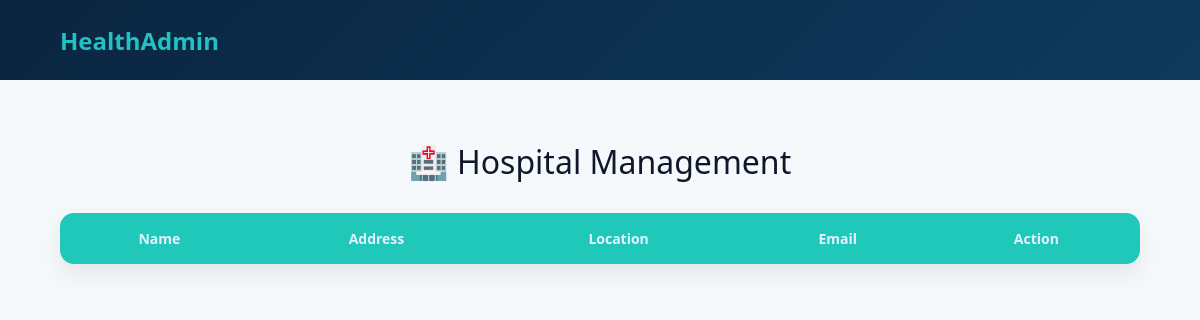
/admin/view_hospitals.php, run on an earlier commit of the app's database.
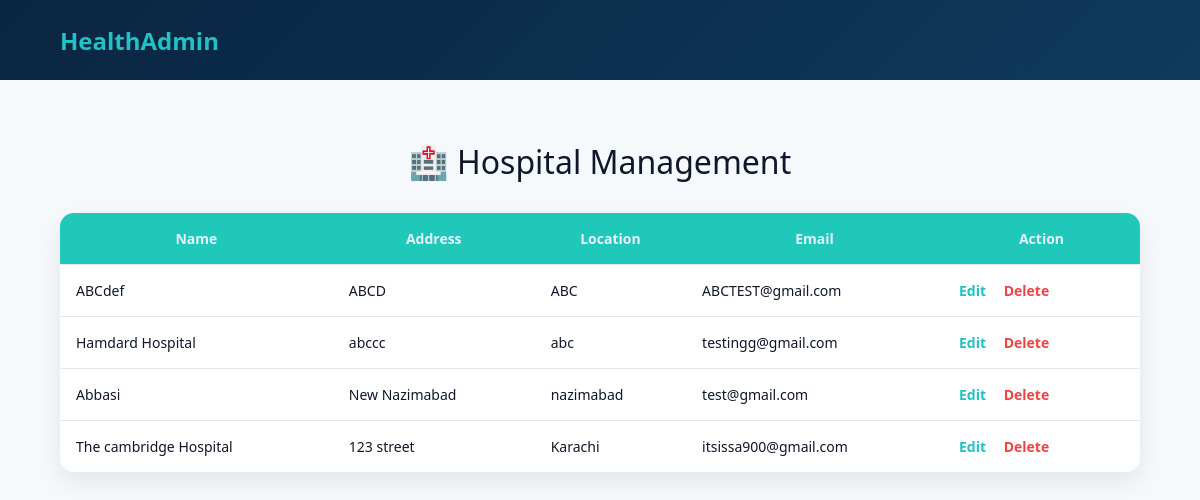
And on a later commit of the database.
### tables this page shows
CREATE TABLE `hospital` (
  `hospital_id` int(11) NOT NULL,
  `hospital_name` varchar(150) DEFAULT NULL,
  `email` varchar(100) DEFAULT NULL,
  `password` varchar(255) DEFAULT NULL,
  `phone` varchar(15) DEFAULT NULL,
  `address` text DEFAULT NULL,
  `location` varchar(100) DEFAULT NULL,
  `status` varchar(20) DEFAULT 'Active'
);

### admin/view_hospitals.php (the view, shortened to what this page needs)
<?php
include("../config/db.php");
$hospitals = $conn->query("
    SELECT hospital_id, hospital_name, address, location, email
    FROM hospital
    ORDER BY hospital_id DESC
")->fetchAll(PDO::FETCH_ASSOC);
?>
<!DOCTYPE html>
<html lang="en">
<head>
</head>
<body>
<div class="navbar">
    <div class="logo">HealthAdmin</div>
</div>
<div class="container">
    <div class="page-title">🏥 Hospital Management</div>
    <div class="table-box">
        <table>
            <thead>
                <tr>
                    <th>Name</th>
                    <th>Address</th>
                    <th>Location</th>
                    <th>Email</th>
                    <th>Action</th>
                </tr>
            </thead>
            <tbody>
            <?php foreach ($hospitals as $h): ?>
                <tr>
                    <td><?= htmlspecialchars($h['hospital_name']) ?></td>
                    <td><?= htmlspecialchars($h['address']) ?></td>
                    <td><?= htmlspecialchars($h['location']) ?></td>
                    <td><?= htmlspecialchars($h['email']) ?></td>
                    <td class="actions">
                        <a class="edit" href="?edit=<?= $h['hospital_id'] ?>">Edit</a>
                        <a class="delete" href="?delete=<?= $h['hospital_id'] ?>"
                           onclick="return confirm('Delete hospital?')">Delete</a>
                    </td>
                </tr>
            <?php endforeach; ?>
            </tbody>
        </table>
    </div>
</div>
</body>
</html>

### admin/view_hospitals.php (style rules this page uses)
* { box-sizing: border-box; }
body { margin: 0; font-family: system-ui, -apple-system, BlinkMacSystemFont, sans-serif; background: #f6f9fc; color: #0f172a; }
.navbar { height: 80px; padding: 0 5%; display: flex; align-items: center; justify-content: space-between; background: linear-gradient(135deg, #0a2540, #0e3a5d); }
.logo { font-size: 24px; font-weight: 600; color: #22c1c3; }
.container { max-width: 1200px; margin: 60px auto; padding: 0 5%; }
.page-title { font-size: 32px; margin-bottom: 30px; text-align: center; }
.table-box { background: #fff; border-radius: 14px; overflow: hidden; box-shadow: 0 10px 25px rgba(0,0,0,.08); }
table { width: 100%; border-collapse: collapse; }
th { background-color: #1fc8b8; color: #e6f1ff; font-size: 14px; font-weight: 600; padding: 16px; text-align: center; border-bottom: none; }
td { padding: 16px; border-top: 1px solid #e5e7eb; font-size: 14px; }
.actions a { margin-right: 14px; font-weight: 600; text-decoration: none; }
.actions .edit { color: #22c1c3; }
.actions .delete { color: #ef4444; }

What changed in the data, as far as the page shows it:
added hospital: hospital_name "ABCdef", address "ABCD", location "ABC", email "ABCTEST@gmail.com"
added hospital: hospital_name "Hamdard Hospital", address "abccc", location "abc", email "testingg@gmail.com"
added hospital: hospital_name "Abbasi", address "New Nazimabad", location "nazimabad", email "test@gmail.com"
added hospital: hospital_name "The cambridge Hospital", address "123 street", location "Karachi", email "itsissa900@gmail.com"
